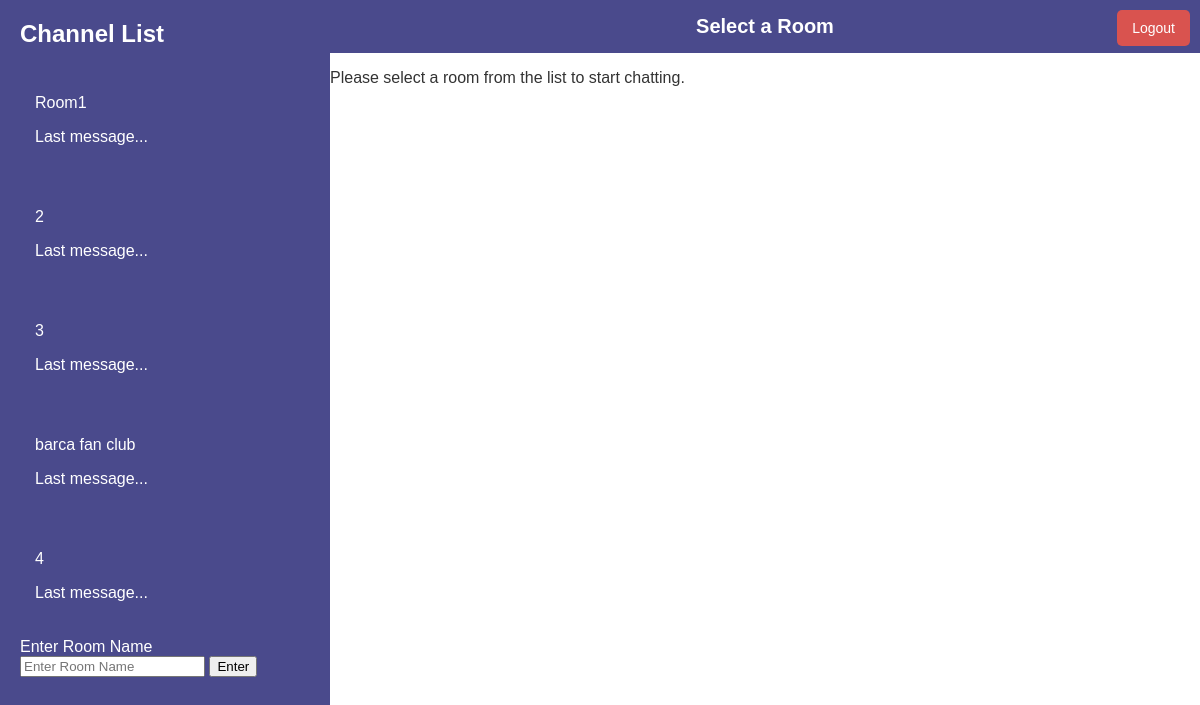
The page /chat (signed in) on the database its author committed.
### src/models/chat.py (models this page shows)
class ChatRoom(db.Model):
    __tablename__ = 'chat_rooms'
    id = db.Column(db.Integer, primary_key=True)
    name = db.Column(db.String(80), unique=True, nullable=False)

### src/views/chat_view/routes.py (the view, shortened to what this page needs)
@chat_bp.route('/chat', methods=['GET', 'POST'])
@login_required
def chat():
    rooms = ChatRoom.query.all()
    return render_template('chatapp/chat.html', rooms=rooms)

### src/extensions.py (called while the page is built)
@login_manager.user_loader
def load_user(user_id):
    return User.query.get(int(user_id))

### src/templates/chatapp/chat.html (shortened to what this page needs)
<!DOCTYPE html>
<html lang="en">
<head>
    <link rel="stylesheet" href="{{ url_for('static', filename='css/styles.css') }}">
</head>
<body>
    <div class="chat-container">
        <div class="sidebar">
            <h2>Channel List</h2>
            <ul>
                {% for room in rooms %}
                <li>
                    <a href="{{ url_for('chat.room', room_name=room.name) }}">
                        <div class="room">
                            <p class="room-name">{{ room.name }}</p>
                            <p class="room-last-message">Last message...</p>
                        </div>
                    </a>
                </li>
                {% endfor %}
            </ul>
            <div id="room-form" class="room-form hidden">
                <form method="POST" action="{{ url_for('chat.chat') }}">
                    <label for="room_name">Enter Room Name</label>
                    <input type="text" name="room_name" id="room_name" placeholder="Enter Room Name" required>
                    <button type="submit">Enter</button>
                </form>
            </div>
            <div class="logout">
                <a href="{{ url_for('auth.logout') }}" class="logout-button">Logout</a>
            </div>
        </div>
        <div class="chat-window">
            <div class="chat-header">Select a Room</div>
            <p class="chat-placeholder">Please select a room from the list to start chatting.</p>
        </div>
    </div>
</body>
</html>

### src/static/css/styles.css (style rules this page uses)
body { margin: 0; font-family: Arial, sans-serif; background-color: #f5f5f5; color: #333; }
.chat-container { display: flex; height: 100vh; }
.sidebar { width: 25%; background-color: #4a4a8c; color: #fff; display: flex; flex-direction: column; padding: 20px; box-shadow: 2px 0 5px rgba(0, 0, 0, 0.1); }
.sidebar h2 { margin: 0 0 20px; font-size: 24px; }
.sidebar ul { list-style: none; padding: 0; margin: 0; }
.sidebar ul li { margin-bottom: 10px; }
.sidebar ul li a { color: #fff; text-decoration: none; padding: 10px 15px; display: block; border-radius: 5px; transition: background-color 0.3s; }
.chat-window { width: 75%; display: flex; flex-direction: column; background-color: #fff; }
.chat-header { background-color: #4a4a8c; color: #fff; padding: 15px; font-size: 20px; font-weight: bold; text-align: center; }
.logout-button { position: absolute; top: 10px; right: 10px; padding: 10px 15px; color: white; background-color: #d9534f; border: none; border-radius: 5px; text-decoration: none; font-size: 14px; z-index: 1000; }

### rows shown on the page
ChatRoom: name "Room1"
ChatRoom: name "2"
ChatRoom: name "3"
ChatRoom: name "barca fan club"
ChatRoom: name "4"
